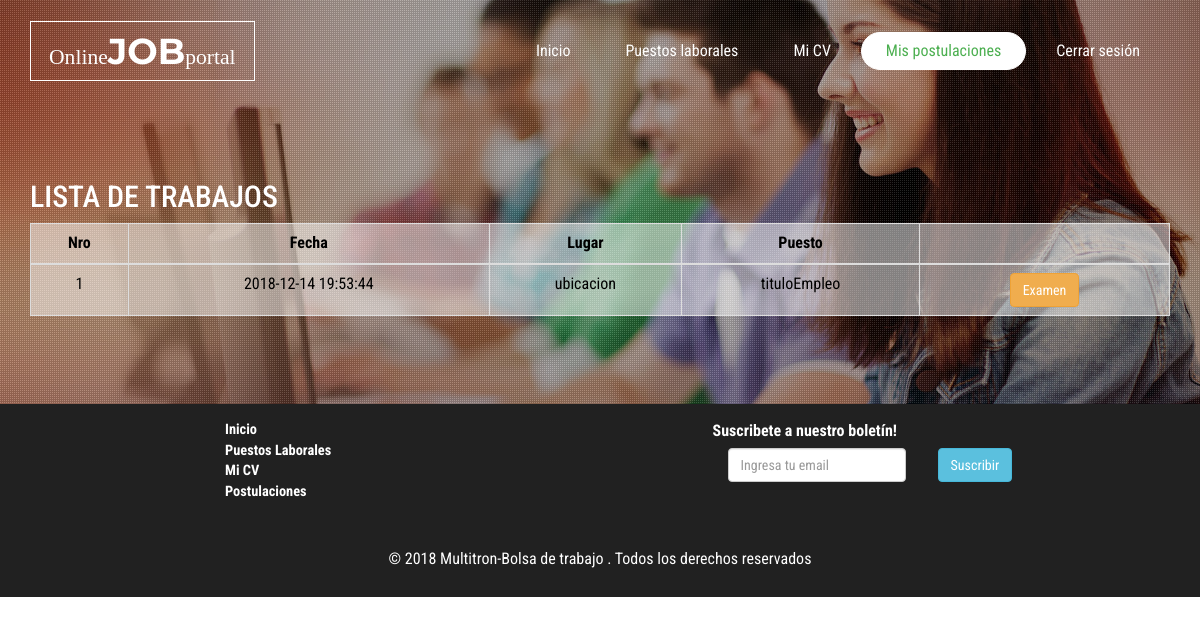
Screenshot of /user/jobseeker/index.php (signed in) with the database file from the repository.
### tables this page shows
CREATE TABLE `postulante_empleo` (
  `id_postulante_empleo` int(11) NOT NULL,
  `id_empleo` int(11) NOT NULL,
  `id_postulante` int(11) NOT NULL,
  `calificacion_cv` int(11) NOT NULL,
  `calificacion_conocimientos` int(11) NOT NULL,
  `calificacion_psicologico` int(11) NOT NULL,
  `calificacion_entrevista` int(11) NOT NULL,
  `fase` int(11) NOT NULL,
  `estado_fase` int(11) NOT NULL,
  `rechazado` int(11) NOT NULL
);

CREATE TABLE `empleo` (
  `id_empleo` int(11) NOT NULL,
  `titulo` varchar(100) NOT NULL,
  `ubicacion` varchar(100) NOT NULL,
  `descripcion` varchar(500) NOT NULL,
  `estado` int(11) NOT NULL DEFAULT '1',
  `fecha` datetime NOT NULL DEFAULT CURRENT_TIMESTAMP,
  `c_php` int(11) NOT NULL,
  `c_java` int(11) NOT NULL,
  `c_python` int(11) NOT NULL,
  `c_ofimatica` int(11) NOT NULL,
  `c_angular` int(11) NOT NULL,
  `c_laravel` int(11) NOT NULL,
  `c_net` int(11) NOT NULL,
  `c_sql` int(11) NOT NULL,
  `fase` int(11) NOT NULL
);

### user/jobseeker/postulaciones_table.php (the view, shortened to what this page needs)
<?php
 $con = conectar();
 $id_post =  $_SESSION['id_post'];
?>
	<form action="" method="post">
        <table class="table table-bordered" style="color: #000; background-color: rgba(255, 255, 255, .5)">
		<thead>
		<tr>
					<th  style="text-align: center">Nro</th>
					<th  style="text-align: center">Fecha</th>
					<th  style="text-align: center">Lugar</th>
					<th  style="text-align: center">Puesto</th>
					<th  style="text-align: center" class="empty"></th>
		</tr>
		</thead>
		<tbody>
		<?php
		$query2 = mysqli_query($con,"SELECT b.*,a.estado_fase,a.rechazado FROM postulante_empleo a
		inner join empleo b on a.id_empleo=b.id_empleo and a.id_postulante='$id_post' ")or die(mysqli_error());
		while($row2= mysqli_fetch_array($query2)){
		$nro =$row2['id_empleo'];
		$fecha = $row2['fecha'];
		$lugar =$row2['ubicacion'];
		$puesto =$row2['titulo'];
		$estado_fase =$row2['estado_fase'];
		$rechazado =$row2['rechazado'];
		if ($estado_fase ==0 ){
			$boton='Espera';
			$href='#';
		}else{
			if ($estado_fase ==1 ){
			$boton='Examen';
			$href='examen.php?id='.$nro;
			}else{
			if ($rechazado==1)
			$boton='Terminado';
			$href='#';
			}
		}
		?>
        <tr>
		<td align="center"><?php echo $nro; ?></td>
		<td align="center"><?php echo $fecha; ?></td>
		<td align="center"><?php echo $lugar ; ?></td>
		<td align="center"><?php echo $puesto; ?></td>
		<td align="center" class="empty" width="250">
		<a data-placement="top" title="Click to View all Details" id="view<?php echo $nro; ?>" href="<?php echo $href; ?>" class="btn btn-warning"><i class="icon-search icon-large"></i><?php echo $boton; ?></a>
            <?php } ?>
        </td>
		</tr>
		</tbody>
	</table>
	</form>

### user/jobseeker/css/style.css (style rules this page uses)
body a { transition: 0.5s all; -webkit-transition: 0.5s all; -o-transition: 0.5s all; -moz-transition: 0.5s all; -ms-transition: 0.5s all; }
html, body { font-size: 100%; font-family: 'Roboto Condensed', sans-serif; }
body { background:#FFFFFF; }

### rows the page displays
postulante_empleo: id_empleo.id_empleo "1", id_empleo.fecha "2018-12-14 19:53:44", id_empleo.ubicacion "ubicacion", id_empleo.titulo "tituloEmpleo", estado_fase "Examen"
